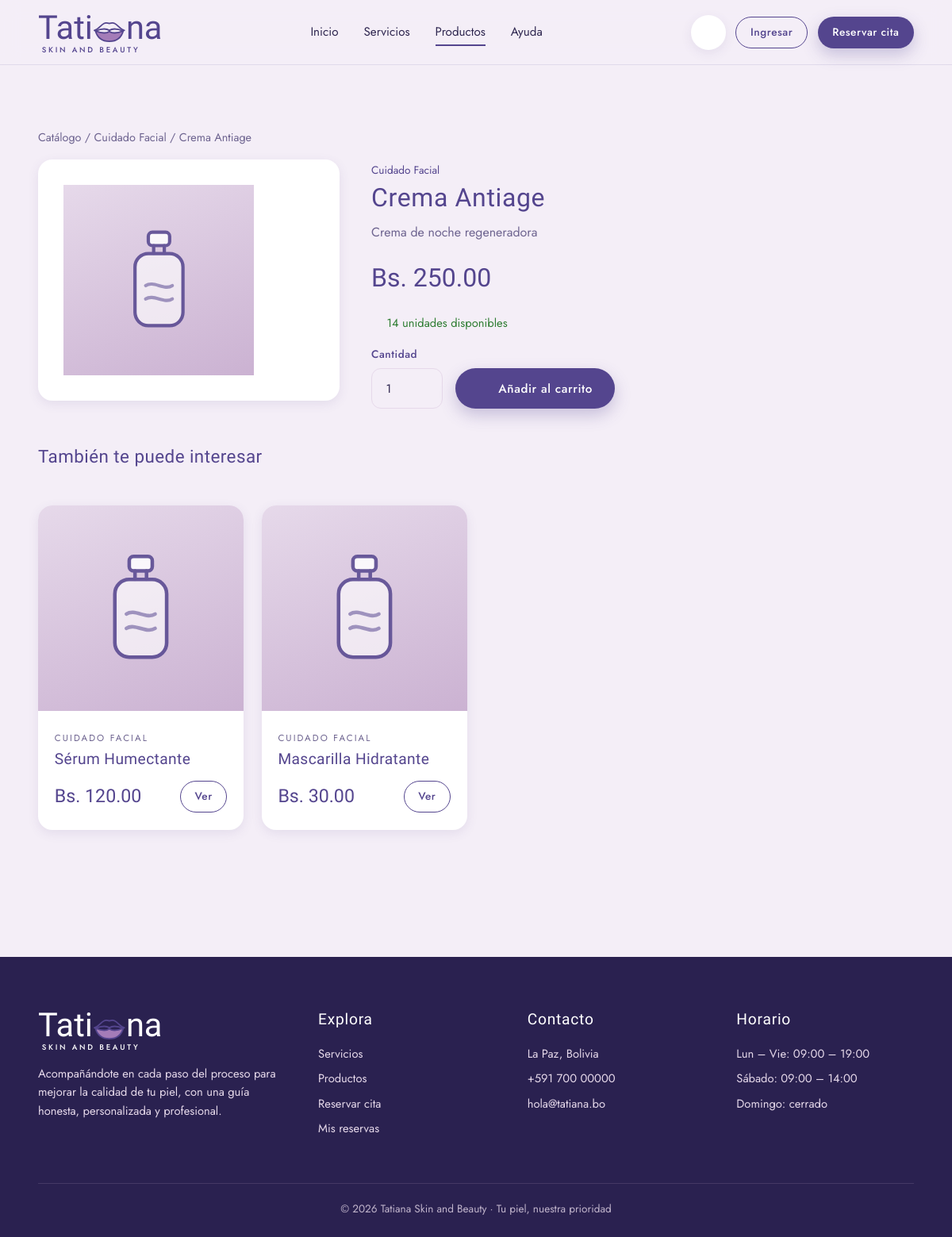
The page /index.php?v=producto&id=PROD02 on the database its author committed.
### tables this page shows
CREATE TABLE `producto` (
  `id_producto` varchar(10) NOT NULL,
  `nombre_producto` varchar(80) DEFAULT NULL,
  `descripcion` varchar(200) DEFAULT NULL,
  `precio` decimal(10,2) DEFAULT NULL,
  `cantidad` int(11) DEFAULT NULL,
  `imagen_url` varchar(200) DEFAULT NULL,
  `id_categoria` varchar(10) DEFAULT NULL
);

CREATE TABLE `categoria_producto` (
  `id_categoria` varchar(10) NOT NULL,
  `nombre_categoria` varchar(50) DEFAULT NULL,
  `tipo` varchar(20) DEFAULT NULL
);

### app/controllers/Controller.php (called while the page is built, shortened)
<?php
abstract class Controller
{
    protected function vista(string $archivo, array $datos = []): void
    {
        extract($datos, EXTR_SKIP);
        require BASE_PATH . '/app/views/' . $archivo;
    }
    protected function texto(string $clave, string $def = ''): string
    {
        return trim((string)($_GET[$clave] ?? $_POST[$clave] ?? $def));
    }
}

### app/controllers/catalogo.php (called while the page is built, shortened)
<?php
final class Catalogo extends Controller
{
    public function detalle(): void
    {
        $id = $this->texto('id');
        $producto = Database::one(
            'SELECT p.*, c.nombre_categoria
             FROM producto p
             LEFT JOIN categoria_producto c ON c.id_categoria = p.id_categoria
             WHERE p.id_producto = ?',
            [$id]
        );
        $relacionados = Database::all(
            'SELECT p.*, c.nombre_categoria
             FROM producto p
             LEFT JOIN categoria_producto c ON c.id_categoria = p.id_categoria
             WHERE p.id_categoria = ? AND p.id_producto <> ?
             LIMIT 4',
            [$producto['id_categoria'], $id]
        );
        $this->vista('catalogo/detalle.php', compact('producto', 'relacionados'));
    }
}

### public/index.php (called while the page is built, shortened)
<?php
require dirname(__DIR__) . '/app/bootstrap.php';
$controlador_dir = __DIR__ . '/../app/controllers/';
$vista = (string)($_GET['v'] ?? 'home');
[$archivo, $clase, $metodo, $nivel] = $rutas[$vista];
require_once $controlador_dir . 'errores.php';
try {
    $controlador = new $clase();
    $controlador->$metodo();
} catch (\Throwable $e) {
    error_log('[APP] ' . $e->getMessage() . ' @ ' . $e->getFile() . ':' . $e->getLine());
    http_response_code(500);
    (new \App\Controllers\Errores())->error($e);
}

### app/bootstrap.php (called while the page is built, shortened)
<?php
spl_autoload_register(function (string $clase): void {
    $prefijo = 'App\\';
    $rel = str_replace('\\', '/', substr($clase, strlen($prefijo)));
    $ruta = BASE_PATH . '/app/' . $rel . '.php';
});
require_once BASE_PATH . '/app/views/layout/helpers.php';

### app/core/Database.php (called while the page is built, shortened)
<?php
final class Database
{
    private static ?PDO $pdo = null;
    public static function pdo(): PDO
    {
        if (self::$pdo instanceof PDO) {
            return self::$pdo;
        }
        $dsn = sprintf('mysql:host=%s;port=%s;dbname=%s;charset=utf8mb4', DB_HOST, DB_PORT, DB_NAME);
        try {
            self::$pdo = new PDO($dsn, DB_USER, DB_PASS, [
                PDO::ATTR_ERRMODE            => PDO::ERRMODE_EXCEPTION,
                PDO::ATTR_DEFAULT_FETCH_MODE => PDO::FETCH_ASSOC,
                PDO::ATTR_EMULATE_PREPARES   => false,
            ]);
        } catch (PDOException $e) {
            error_log('[BD] ' . $e->getMessage());
            http_response_code(500);
            exit('No fue posible conectar con la base de datos. Intenta más tarde.');
        }
        return self::$pdo;
    }
    public static function all(string $sql, array $params = []): array
    {
        $st = self::pdo()->prepare($sql);
        $st->execute($params);
        return $st->fetchAll();
    }
    public static function one(string $sql, array $params = []): ?array
    {
        $st = self::pdo()->prepare($sql);
        $st->execute($params);
        $fila = $st->fetch();
        return $fila === false ? null : $fila;
    }
}

### app/views/catalogo/detalle.php (the view, shortened to what this page needs)
<?php
require __DIR__ . '/../layout/header.php';
?>
<section class="section">
    <div class="container">
        <p class="muted" style="font-size:.9rem;margin-bottom:1rem">
            <a href="<?= ruta('catalogo') ?>">Catálogo</a> /
            <?php if ($producto['id_categoria'] !== null): ?>
                <a href="<?= ruta('catalogo', ['cat' => $producto['id_categoria']]) ?>"><?= e($producto['nombre_categoria'] ?? 'Categoría') ?></a> /
            <?php endif; ?>
            <?= e($producto['nombre_producto']) ?>
        </p>
        <div style="display:grid;grid-template-columns:minmax(240px,380px) 1fr;gap:2.5rem;align-items:start" class="detalle-grid">
            <div class="card" style="padding:2rem;text-align:center">
                <div class="producto-img" style="height:240px;display:flex;align-items:center;justify-content:center">
                </div>
            </div>
            <div>
                <?php if ($producto['nombre_categoria'] !== null): ?>
                    <span class="cat" style="font-size:.85rem;color:var(--morado)"><?= e($producto['nombre_categoria']) ?></span>
                <?php endif; ?>
                <h1 style="font-size:2rem;margin:.25rem 0 .75rem"><?= e($producto['nombre_producto']) ?></h1>
                <p class="muted"><?= e($producto['descripcion'] ?? '') ?></p>
                <div class="precio-lg" style="font-size:2rem;margin:1.25rem 0"><?= bs($producto['precio']) ?></div>
                <?php if ((int)$producto['cantidad'] > 0): ?>
                    <p style="color:#2e7d32;font-size:.92rem;margin-bottom:1rem"><?= icon('check', 15) ?> <?= (int)$producto['cantidad'] ?> unidad<?= (int)$producto['cantidad'] > 1 ? 'es' : '' ?> disponible<?= (int)$producto['cantidad'] > 1 ? 's' : '' ?></p>
                    <form method="post" action="<?= ruta('agregar_carrito') ?>" style="display:flex;gap:1rem;align-items:flex-end;flex-wrap:wrap">
                        <div class="field" style="margin:0">
                            <label for="cantidad">Cantidad</label>
                            <input class="input" style="width:90px" type="number" id="cantidad" name="cantidad" min="1" max="<?= (int)$producto['cantidad'] ?>" value="1">
                        </div>
                        <button class="btn btn-primary" type="submit"><?= icon('cart', 18) ?> Añadir al carrito</button>
                    </form>
                <?php else: ?>
                    <div class="alert warn">Producto agotado por el momento.</div>
                <?php endif; ?>
            </div>
        </div>
        <?php if (!empty($relacionados)): ?>
        <div style="margin-top:3rem">
            <div class="section-head" style="text-align:left">
                <h2 style="font-size:1.4rem">También te puede interesar</h2>
            </div>
            <div class="grid-4">
                <?php foreach ($relacionados as $r): ?>
                <article class="card">
                    <div class="producto-img"><?= frasco() ?></div>
                    <div class="producto-body">
                        <span class="cat"><?= e($r['nombre_categoria'] ?? '') ?></span>
                        <h3><?= e($r['nombre_producto']) ?></h3>
                        <div class="producto-foot">
                            <span class="precio-lg"><?= bs($r['precio']) ?></span>
                            <a class="btn btn-outline btn-sm" href="<?= ruta('producto', ['id' => $r['id_producto']]) ?>">Ver</a>
                        </div>
                    </div>
                </article>
                <?php endforeach; ?>
            </div>
        </div>
        <?php endif; ?>
    </div>
</section>
<?php require __DIR__ . '/../layout/footer.php'; ?>

### app/views/layout/helpers.php (shortened to what this page needs)
<?php
function e($texto): string
{
    return htmlspecialchars((string)$texto, ENT_QUOTES, 'UTF-8');
}
function ruta(string $vista, array $params = []): string
{
    $url = BASE_URL . '/index.php?v=' . urlencode($vista);
    foreach ($params as $k => $val) {
        $url .= '&' . urlencode((string)$k) . '=' . urlencode((string)$val);
    }
    return $url;
}
function bs($monto): string
{
    return 'Bs. ' . number_format((float)$monto, 2);
}
function lips(string $clase = ''): string
{
    return '<svg class="' . $clase . '" viewBox="0 0 120 80" fill="none" xmlns="http://www.w3.org/2000/svg" aria-hidden="true">
      <path d="M8 38c14-3 22-18 34-24 8-4 12 0 18 0s10-4 18 0c12 6 20 21 34 24" stroke="#54458e" stroke-width="5" stroke-linecap="round" stroke-linejoin="round"/>
      <path d="M12 40c20 8 36 10 48 2 12 8 28 6 48-2-6 22-22 36-48 36S18 62 12 40Z" fill="#a47cb8" stroke="#54458e" stroke-width="5" stroke-linejoin="round"/>
      <path d="M12 40c20-8 36-10 48-2 12-8 28-6 48 2" stroke="#54458e" stroke-width="5" stroke-linecap="round"/>
    </svg>';
}
function logo(bool $claro = false): string
{
    $c = $claro ? 'light' : '';
    return '<a href="' . ruta('home') . '" class="logo ' . $c . '">
        <span class="logo-word">Tati' . lips() . 'na</span>
        <span class="logo-sub">SKIN AND BEAUTY</span>
    </a>';
}
function icon(string $n, int $s = 22): string
{
    $d = $p[$n] ?? $p['sparkle'];
    return '<svg width="' . $s . '" height="' . $s . '" viewBox="0 0 24 24" fill="none" stroke="currentColor" stroke-width="1.6" stroke-linecap="round" stroke-linejoin="round" aria-hidden="true">' . $d . '</svg>';
}

### public/css/style.css (style rules this page uses)
:root { --morado: #54458e; --morado-oscuro: #3b2f6b; --morado-profundo: #2a2150; --lila: #cbb2d2; --lila-claro: #e6d9ea; --lila-suave: #f4eef7; --blanco: #ffffff; --texto: #2f2750; --texto-suave: #6e6490; --ok: #3f8f6b; --ok-bg: #dff2e8; --warn: #b8801f; --warn-bg: #fbefd3; --danger: #c0405f; --danger-bg: #fbe0e7; --radio: 18px; --radio-sm: 12px; --sombra: 0 10px 30px rgba(84, 69, 142, .12); --sombra-sm: 0 4px 14px rgba(84, 69, 142, .10); --f-script: 'Allura', cursive; --f-display: 'Italiana', serif; --f-sans: 'Jost', system-ui, sans-serif; }
* { box-sizing: border-box; margin: 0; padding: 0; }
html { scroll-behavior: smooth; }
body { font-family: var(--f-sans); color: var(--texto); background: var(--lila-suave); line-height: 1.6; -webkit-font-smoothing: antialiased; }
a { color: inherit; text-decoration: none; }
h1, h2, h3 { font-family: var(--f-display); font-weight: 400; color: var(--morado); line-height: 1.15; letter-spacing: .02em; }
h1 { font-size: clamp(2.4rem, 5vw, 4rem); }
h2 { font-size: clamp(1.8rem, 3.2vw, 2.6rem); }
h3 { font-size: 1.35rem; }
.muted { color: var(--texto-suave); }
.container { width: min(1160px, 92%); margin-inline: auto; }
.section { padding: 5rem 0; }
.section-head { text-align: center; margin-bottom: 3rem; }
.section-head h2 { margin-top: .4rem; }
.btn { display: inline-flex; align-items: center; justify-content: center; gap: .5rem; padding: .85rem 1.7rem; border-radius: 999px; border: 1.5px solid transparent; font-family: var(--f-sans); font-size: .95rem; font-weight: 500; letter-spacing: .04em; cursor: pointer; transition: all .25s ease; }
.btn-primary { background: var(--morado); color: var(--blanco); box-shadow: 0 8px 20px rgba(84,69,142,.28); }
.btn-outline { border-color: var(--morado); color: var(--morado); background: transparent; }
.btn-sm { padding: .5rem 1.1rem; font-size: .85rem; }
.logo { display: inline-flex; flex-direction: column; align-items: flex-start; line-height: 1; color: var(--morado); }
.logo-word { font-family: var(--f-script); font-size: 2.6rem; line-height: .9; display: inline-flex; align-items: center; }
.logo-word svg { width: 1.05em; height: 1.05em; margin: 0 -.02em; transform: translateY(.1em); }
.logo-sub { font-family: var(--f-sans); font-weight: 500; letter-spacing: .28em; font-size: .6rem; margin-top: .15rem; padding-left: .3rem; }
.logo.light { color: var(--blanco); }
.grid-4 { display: grid; grid-template-columns: repeat(4, 1fr); gap: 1.4rem; }
.card { background: var(--blanco); border-radius: var(--radio); box-shadow: var(--sombra-sm); overflow: hidden; transition: transform .3s, box-shadow .3s; }
.producto-img { aspect-ratio: 1; display: grid; place-items: center; background: linear-gradient(160deg, var(--lila-claro), var(--lila)); color: var(--morado); position: relative; }
.producto-img svg { width: 42%; opacity: .85; }
.producto-body { padding: 1.2rem 1.3rem 1.4rem; }
.producto-body .cat { font-size: .72rem; text-transform: uppercase; letter-spacing: .18em; color: var(--texto-suave); }
.producto-body h3 { font-size: 1.2rem; margin: .3rem 0 .4rem; }
.producto-foot { display: flex; align-items: center; justify-content: space-between; margin-top: 1rem; }
.precio-lg { font-family: var(--f-display); font-size: 1.45rem; color: var(--morado); }
.field { display: flex; flex-direction: column; gap: .4rem; margin-bottom: 1.2rem; }
.field label, .label { font-size: .85rem; font-weight: 500; color: var(--morado); letter-spacing: .04em; }
.input, select.input, textarea.input { width: 100%; padding: .85rem 1.1rem; border: 1.5px solid var(--lila-claro); border-radius: var(--radio-sm); background: var(--lila-suave); font-family: var(--f-sans); font-size: .95rem; color: var(--texto); transition: all .2s; }

### rows shown on the page
producto: id_categoria.nombre_categoria "Cuidado Facial", nombre_producto "Crema Antiage", descripcion "Crema de noche regeneradora", precio "Bs. 250.00", cantidad "14"
producto: id_categoria.nombre_categoria "CUIDADO FACIAL", nombre_producto "Sérum Humectante", precio "Bs. 120.00"
producto: id_categoria.nombre_categoria "CUIDADO FACIAL", nombre_producto "Mascarilla Hidratante", precio "Bs. 30.00"
